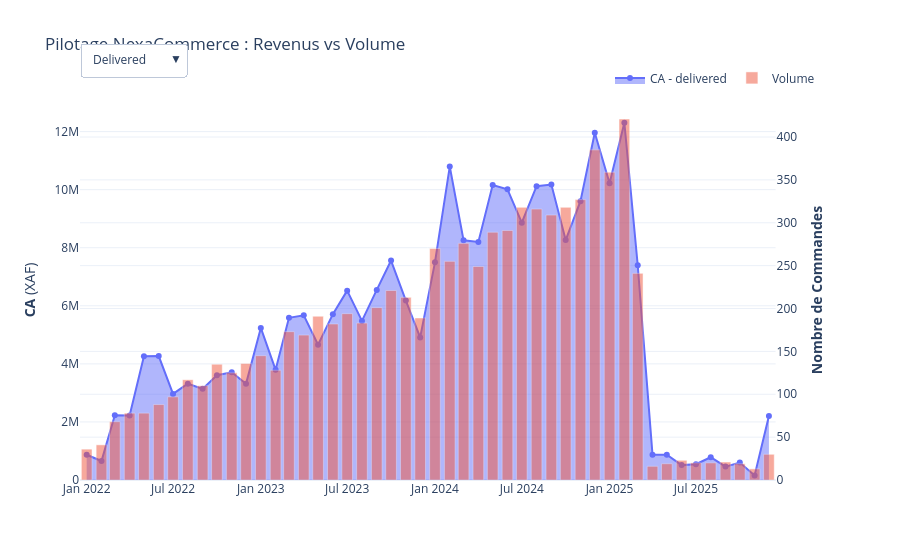

Here is the notebook cell this chart was saved with:
### Markdown cell above
### Répartion du Volume de commande

### Code cell
# recuperer les valeurs
orders['month'] = orders['order_date'].dt.to_period('M').dt.to_timestamp()


stats_by_status = orders.groupby(['month', 'status']).agg({
    'total_amount_xaf': 'sum',
    'order_id': 'count'
}).reset_index()


fig = make_subplots(specs=[[{"secondary_y": True}]] )


list_status = orders['status'].unique()

for status in list_status:
    df_temp = stats_by_status[stats_by_status['status'] == status]
    
   
    fig.add_trace(
        go.Scatter(x=df_temp['month'], y=df_temp['total_amount_xaf'], 
                   name=f"CA - {status}", mode='lines+markers', fill='tozeroy',
                   visible=False),
        secondary_y=False,
    )
    
    
    fig.add_trace(
        go.Bar(x=df_temp['month'], y=df_temp['order_id'], 
               name=f"Volume", opacity=0.5,
               visible=False),
        secondary_y=True,
    )

buttons = []
for i, status in enumerate(list_status):
    
    visibility = [False] * (len(list_status) * 2)
    visibility[i*2] = True
    visibility[i*2 + 1] = True
    
    buttons.append(dict(
        method="update",
        label=status.capitalize(),
        args=[{"visible": visibility},
              {"title": f"Analyse : {status.capitalize()}"}]
    ))


fig.data[0].visible = True
fig.data[1].visible = True


fig.update_layout(
    updatemenus=[dict(active=0, buttons=buttons, x=0, y=1.15, xanchor="left", yanchor="top")],
    title_text="Pilotage NexaCommerce : Revenus vs Volume",
    title =  "Pilotage NexaCommerce : Revenus vs Volume",
    template="plotly_white",
    hovermode="x unified",
    legend=dict(orientation="h", yanchor="bottom", y=1.02, xanchor="right", x=1)
)

fig.update_yaxes(title_text="<b>CA</b> (XAF)", secondary_y=False)
fig.update_yaxes(title_text="<b>Nombre de Commandes</b>", secondary_y=True)

fig.show()

fig.write_html("../reports/EDA/Revenue_volume_par_status.html")
# fig.write_image("../reports/EDA/Revenue_volume_par_status.png", scale=2)
